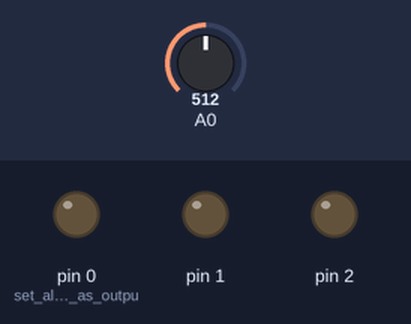
Bench run of a sketch on a simulated Arduino Uno, built with avr-gcc and run on an emulated ATmega328P. Shown: output pins drawn as LEDs (lit = HIGH). Inputs (shaded band) come from the test bench; at power-on: A0 = 512.

Above: at 1.2 s.
1.3 s: A0 set to 535
At 2.5 s:
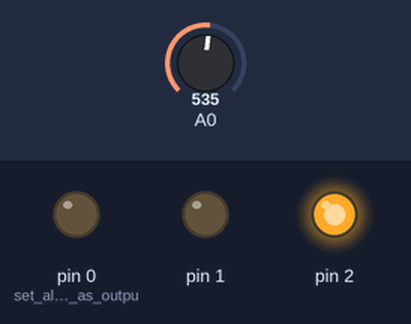
2.8 s: A0 set to 570
At 3.2 s:
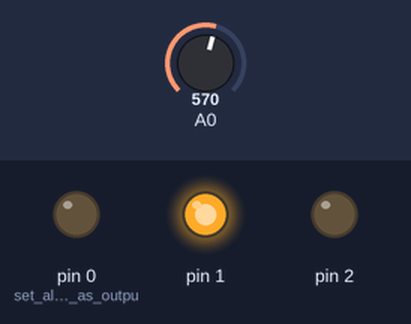
4.3 s: A0 set to 548
At 5.3 s:
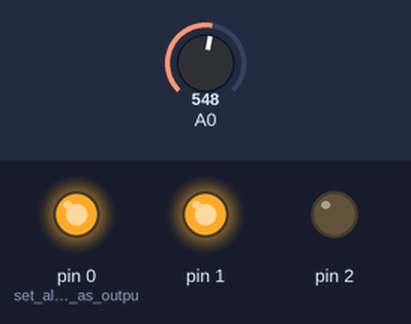
5.8 s: A0 set to 474
At 7.0 s:
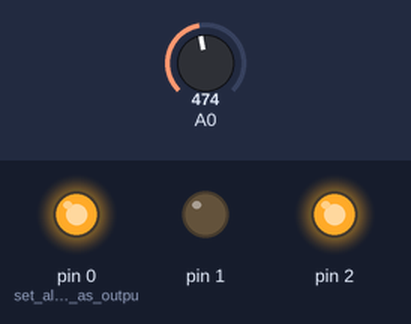
7.3 s: A0 set to 492
At 7.6 s:
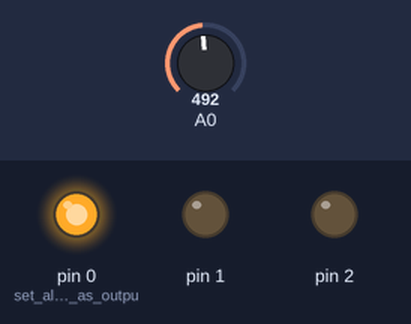
8.8 s: A0 set to 511
At 9.7 s:
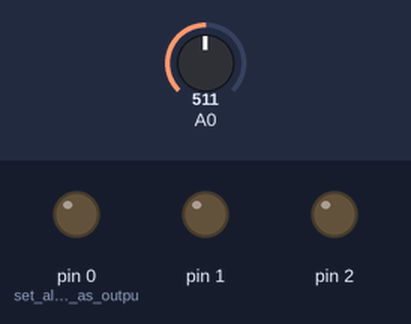
Timing chart, 0 to 11.3 s (numbered marks = the images above; inputs shaded):
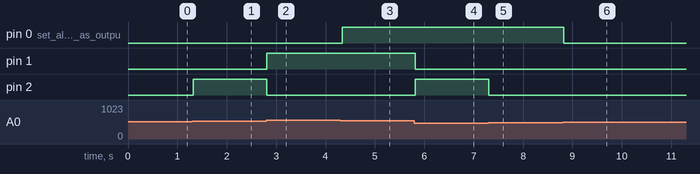

Measured:
- the behaviour switches between 520 and 521 on A0 (found by bisection; images 0 and 1)
- the behaviour switches between 561 and 560 on A0 (found by bisection; images 2 and 3)
- the behaviour switches between 484 and 485 on A0 (found by bisection; images 4 and 5)
- after the input at 1.3 s, pin 2: LOW → HIGH at once
- after the input at 2.8 s, pin 1: LOW → HIGH at once; pin 2: HIGH → LOW at once
- after the input at 4.3 s, pin 0 (set_all_the_pins_as_outpu): LOW → HIGH at once
- after the input at 5.8 s, pin 1: HIGH → LOW at once; pin 2: LOW → HIGH at once
- after the input at 7.3 s, pin 2: HIGH → LOW at once
- after the input at 8.8 s, pin 0 (set_all_the_pins_as_outpu): HIGH → LOW at once

The sketch:

Project3_Code.ino
```cpp
int threshold = 20;
void setup()
{
  pinMode(0, OUTPUT); // set all the pins as output
  pinMode(1, OUTPUT);
  pinMode(2, OUTPUT);
}

void loop()
{  // enter the loop
  int voltage = analogRead(A0);
  if(voltage < threshold) {
    digitalWrite(0, LOW);
    digitalWrite(1, LOW);
    digitalWrite(2, LOW);
  }
  else if(voltage > threshold) {

    if(voltage <= 464 && voltage > 424) { //Purple
      analogWrite(0, 0);
      analogWrite(1, 128);
      analogWrite(2, 128);
    }
    else if(voltage > 464 && voltage <= 484) { //Cyan
      analogWrite(0, 255);
      digitalWrite(1, LOW);
      analogWrite(2, 255);
    }
    else if(voltage > 484 && voltage <= 504) {  //Green
      digitalWrite(0, HIGH);
      digitalWrite(1, LOW);
      digitalWrite(2, LOW);
    }
    else if(voltage > 504 && voltage <= 520) { //OFF
      digitalWrite(0, LOW);
      digitalWrite(1, LOW);
      digitalWrite(2, LOW);
    }
    else if(voltage > 520 && voltage <= 540) { //Blue
      digitalWrite(0, 0);
      digitalWrite(1, LOW);
      digitalWrite(2, HIGH);
    }
    else if(voltage > 540 && voltage <= 560) { //Orange
      analogWrite(0, 165);
      digitalWrite(1, HIGH);
      digitalWrite(2, LOW);
    }
    else { //Red
      digitalWrite(0, LOW);
      digitalWrite(1, HIGH);
      digitalWrite(2, LOW);
    }
  }
 delay(40); // wait for 40ms
}
```
